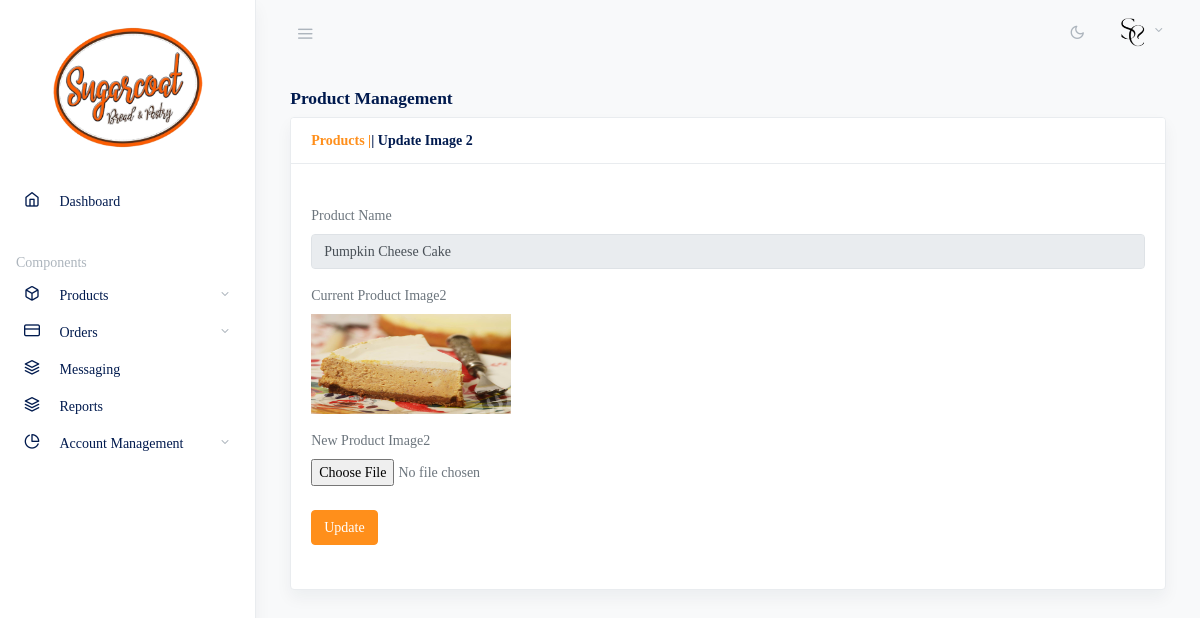
Page /admin/update-image2.php?id=1 (signed in) on the committed database.
### tables this page shows
CREATE TABLE `products` (
  `id` int(11) NOT NULL,
  `category_id` int(11) NOT NULL,
  `subcategory_id` int(11) DEFAULT NULL,
  `productName` varchar(255) DEFAULT NULL,
  `productSize` varchar(255) DEFAULT NULL,
  `productPrice` int(11) DEFAULT NULL,
  `productDescription` varchar(255) DEFAULT NULL,
  `productImage1` varchar(255) DEFAULT NULL,
  `productImage2` varchar(255) DEFAULT NULL,
  `productImage3` varchar(255) DEFAULT NULL,
  `shippingCharge` int(11) DEFAULT NULL,
  `productAvailability` varchar(255) DEFAULT NULL,
  `postingDate` timestamp NULL DEFAULT current_timestamp(),
  `updationDate` varchar(255) DEFAULT NULL
);

### admin/update-image2.php (the view, shortened to what this page needs)
<?php
include('include/config.php');
if(strlen($_SESSION['alogin'])==0)
	{
header('location:index.php');
}
else{
	$pid=intval($_GET['id']);
?>
<!doctype html>
<html lang="en">
  <head>
    <link rel="stylesheet" href="css/simplebar.css">
		<link type="text/css" href="images/icons/css/font-awesome.css" rel="stylesheet">
    <link rel="stylesheet" href="css/feather.css">
    <link rel="stylesheet" href="css/daterangepicker.css">
    <link rel="stylesheet" href="app-light.css" id="lightTheme">
    <link rel="stylesheet" href="app-dark.css" id="darkTheme" disabled>
  </head>
  <body class="vertical  light  ">
<?php include('include/header.php');?>
<?php include('include/sidebar.php');?>
	  <main role="main" class="main-content">
        <div class="container-fluid">
          <div class="row justify-content-center">
            <div class="col-12">
              <h2 class="h5 page-title">Product Management</h2>
              <div class="card shadow mb-4">
                <div class="card-header">
                  <strong class="card-title"><span><a href="manage-products.php">Products |</a></span>| Update Image 2 </strong>
                </div>
                <div class="card-body">
									<br />
			<form name="insertproduct" method="post" enctype="multipart/form-data">
									<?php
									$query=mysqli_query($con,"select productName,productImage2 from products where id='$pid'");
									while($row=mysqli_fetch_array($query))
									{
									?>
									<div class="form-group mb-3">
									<label class="control-label" for="basicinput">Product Name</label>
									<div class="controls">
									<input type="text"    name="productName"  readonly value="<?php echo htmlentities($row['productName']);?>" class="form-control" required>
									</div>
									</div>
									<div class="form-group mb-3">
									<label class="control-label" for="basicinput">Current Product Image2</label>
									<div class="controls">
									<img src="productimages/<?php echo htmlentities($pid);?>/<?php echo htmlentities($row['productImage2']);?>" width="200" height="100">
									</div>
									</div>
									<div class="form-group mb-3">
										<label class="control-label" for="basicinput">New Product Image2</label>
											<div class="custom-file">
											<input type="file" name="productimage2" id="productimage2" value="" class="span8 tip" required>
											</div>
									</div>
									<?php } ?>
									<div class="form-group mb-3">
										<div class="controls">
										<button type="submit" name="submit" class="btn mb-2 btn-primary">Update</button>
										</div>
									</div>
							</div>
					</div>
				</div>
            </div>
          </div>
        </div>
  </body>
  <?php } ?>
</html>

### rows in the picture
products: productName "Pumpkin Cheese Cake", productImage2 (picture)
